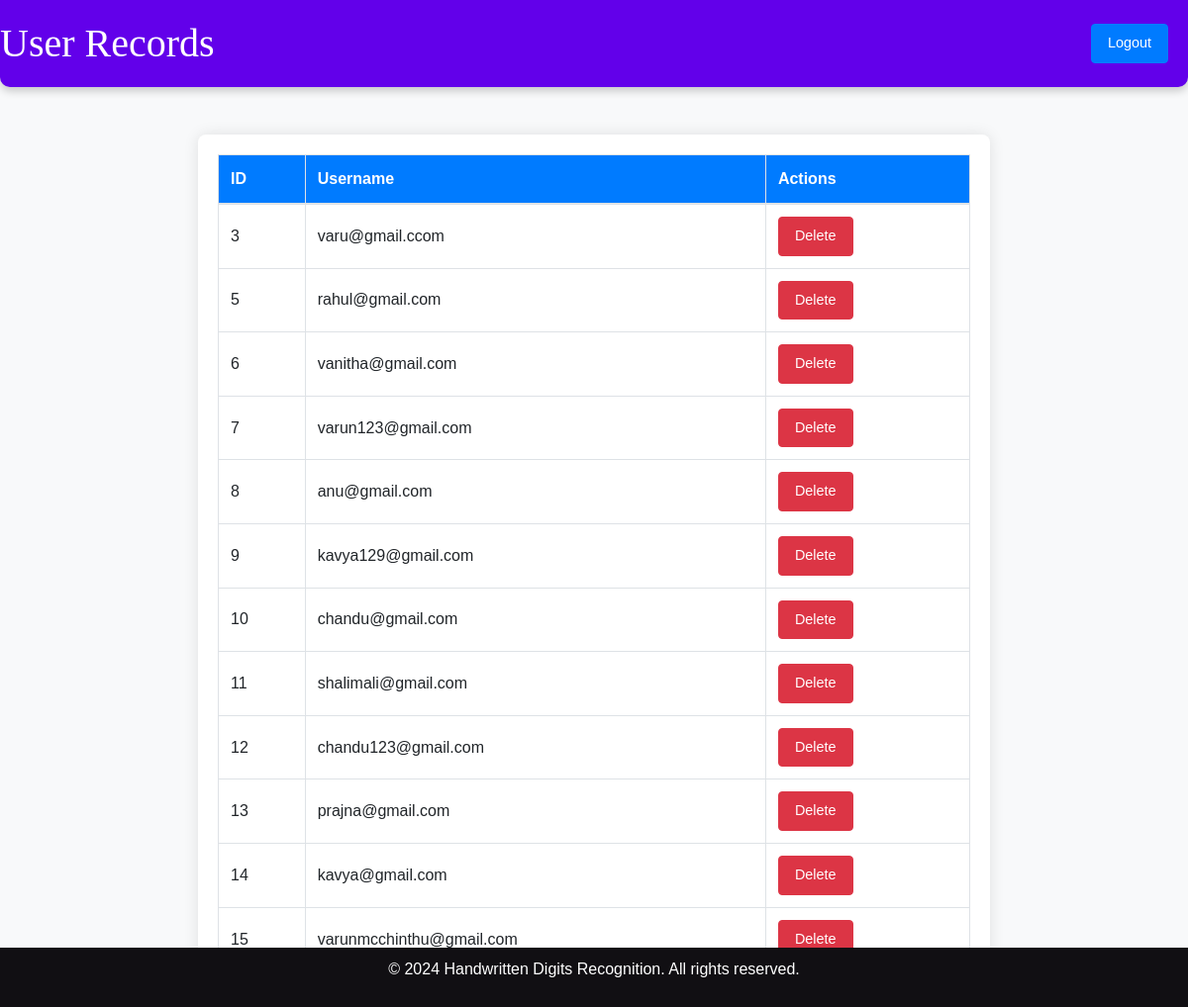
Page /user_records (signed in) on the committed database.
### app.py (models this page shows)
class User(db.Model):
    id = db.Column(db.Integer, primary_key=True)
    username = db.Column(db.String(150), unique=True, nullable=False)
    password = db.Column(db.String(150), nullable=False)

### app.py (the view)
@app.route('/user_records')
def user_records():
    if 'user_id' not in session:
        return redirect(url_for('login'))
    users = User.query.all()
    return render_template('user_records.html', users=users)

### templates/user_records.html (shortened to what this page needs)
<!DOCTYPE html>
<html lang="en">
<head>
    <link rel="stylesheet" href="https://maxcdn.bootstrapcdn.com/bootstrap/4.5.2/css/bootstrap.min.css">
</head>
<body>
    <div class="header">
        <h1>User Records</h1>
        <a href="{{ url_for('logout') }}" class="btn btn-primary logout-button">Logout</a>
    </div>
    <div class="container mt-5">
        <table class="table table-bordered">
            <thead>
                <tr>
                    <th>ID</th>
                    <th>Username</th>
                    <th>Actions</th>
                </tr>
            </thead>
            <tbody>
                {% for user in users %}
                <tr>
                    <td>{{ user.id }}</td>
                    <td>{{ user.username }}</td>
                    <td>
                        <form action="{{ url_for('delete_user', user_id=user.id) }}" method="POST" style="display:inline;">
                            <button type="submit" class="btn btn-danger">Delete</button>
                        </form>
                    </td>
                </tr>
                {% endfor %}
            </tbody>
        </table>
    </div>
    <div class="footer">
        <p>&copy; 2024 Handwritten Digits Recognition. All rights reserved.</p>
    </div>
</body>
</html>

### templates/user_records.html (style rules this page uses)
body { background-color: #f8f9fa; font-family: 'Arial', sans-serif; margin: 0; padding: 0; }
.footer { background-color: #110f13; color: #fff; text-align: center; padding: 10px 0; position: fixed; bottom: 0; width: 100%; }
.header { background-color: #6200ea; color: #fff; text-align: center; padding: 20px 0; border-radius: 0 0 10px 10px; box-shadow: 0 4px 8px rgba(0, 0, 0, 0.2); display: flex; justify-content: space-between; align-items: center; }
.header h1 { font-family: Georgia, 'Times New Roman', Times, serif; margin: 0; font-size: 2.5em; }
.logout-button { margin-right: 20px; }
.container { max-width: 800px; margin: 80px auto 0; padding: 20px; background-color: #fff; border-radius: 8px; box-shadow: 0 0 15px rgba(0, 0, 0, 0.1); }
.table th, .table td { vertical-align: middle; }
.table th { background-color: #007bff; color: #fff; }
.btn { padding: 0.5rem 1rem; font-size: 0.9rem; }
.btn-primary { background-color: #007bff; border-color: #007bff; }
.btn-danger { background-color: #dc3545; border-color: #dc3545; }

### rows in the picture
User: id "3", username "varu@gmail.ccom"
User: id "5", username "rahul@gmail.com"
User: id "6", username "vanitha@gmail.com"
User: id "7", username "varun123@gmail.com"
User: id "8", username "anu@gmail.com"
User: id "9", username "kavya129@gmail.com"
User: id "10", username "chandu@gmail.com"
User: id "11", username "shalimali@gmail.com"
User: id "12", username "chandu123@gmail.com"
User: id "13", username "prajna@gmail.com"
User: id "14", username "kavya@gmail.com"
User: id "15", username "varunmcchinthu@gmail.com"
